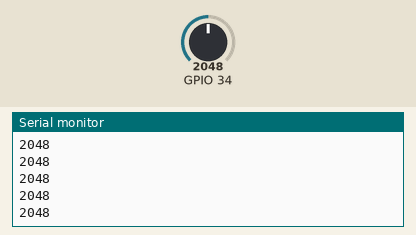
This sketch was run on a simulated ESP32. Shown: the last lines printed to the serial monitor. Inputs (shaded band) come from the test bench; at power-on: GPIO 34 = 2048.

Above: at 1.2 s.
1.3 s: GPIO 34 set to 2866
At 1.9 s:
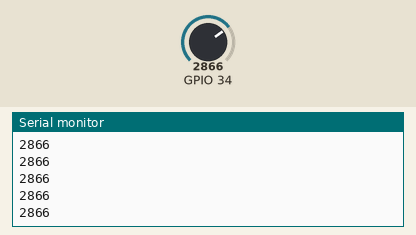
2.8 s: GPIO 34 set to 3603
At 3.7 s:
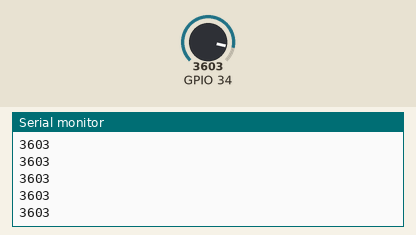
Timing chart, 0 to 5.8 s (numbered marks = the images above; inputs shaded):
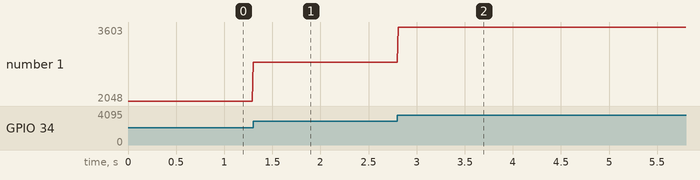

Measured:
- after the input at 1.3 s, the serial monitor: prints a new line at once (image 1)
- after the input at 2.8 s, the serial monitor: prints a new line at once (image 2)
- plotted number 1: 2048 → 2866 after the input at 1.3 s, 2866 → 3603 after the input at 2.8 s

The sketch:

sound_signal.ino
```cpp
void setup() {
    Serial.begin(115200);
}

void loop() {
    int analogValue = analogRead(34);
    Serial.println(analogValue);
    delay(10);
}
```
